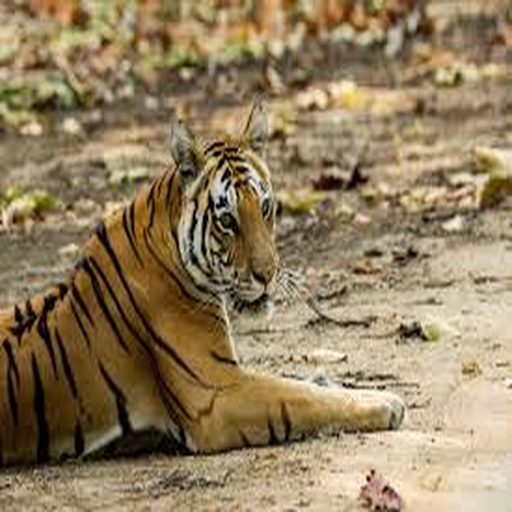
#> input picture data/sample/tigers/train/tiger_115.png, 512 x 512 px
$ jupyter execute --allow-errors 01_data_exploration.ipynb
#> lines starting #> are read from the running program, lines starting #| are printed output that depends on the picture
# Notebook 01 — Data Exploration
## AI-Driven Tiger Enumeration using Computer Vision
### EPAIB Batch 05 — Group 4 — IIM Lucknow

---

**Project Overview**

India's tiger census has traditionally relied on pug-mark tracing and manual camera-trap review — a process that takes months and introduces significant human error. This project builds a 3-stage AI pipeline to automate that process:

| Stage | Model | Task |
|-------|-------|------|
| 1 | ResNet50 | Detect: Tiger present or absent? |
| 2 | EfficientNetB3 | Identify: *Which* tiger (by stripe pattern)? |
| 3 | YOLOv8 | Count: How many tigers in this frame? |

**This notebook** covers data exploration — understanding what we have before we build anything.

> *"In God we trust; all others must bring data."* — W. Edwards Deming

[cell 1]
# ── Imports ──────────────────────────────────────────────────────────────────
import sys
import os
import warnings
warnings.filterwarnings('ignore')

sys.path.insert(0, '../src')

import numpy as np
import matplotlib.pyplot as plt
import matplotlib.patches as mpatches
from matplotlib.gridspec import GridSpec
import cv2
from pathlib import Path
from collections import defaultdict

# Try importing project preprocessing module
#> (the rest of this cell did not finish here and is left out)

---
## Section 1 — Why Images Are Unstructured Data

**Business Framing:** When you open an Excel file, each column has a label — Age, Revenue, Region. Every cell has a clear meaning. This is *structured data*.

An image is nothing like that. To a computer, an image is just a 3D array of numbers — height × width × colour channels. There are no column headers. The number `187` in position `[12, 34, 0]` means "the red brightness of pixel at row 12, column 34." The computer must *learn* from millions of examples what pattern of numbers corresponds to a tiger.

This is why we need deep learning — traditional regression or decision trees cannot process pixel arrays meaningfully.

[cell 2]
# ── Visualise a 5×5 pixel grid vs the actual image ───────────────────────────
# We create a tiny synthetic 5×5 image to demonstrate the concept.
# In real use this would be a cropped patch from a camera-trap image.

np.random.seed(42)
# Simulate a small tiger-stripe patch: alternating dark/light bands
pixel_grid = np.array([
    [[220, 180,  90], [200, 160,  75], [ 80,  60,  20], [ 75,  55,  15], [210, 170,  80]],
    [[210, 170,  80], [ 85,  65,  25], [ 70,  50,  10], [215, 175,  85], [205, 165,  70]],
    [[ 90,  70,  30], [ 80,  60,  20], [225, 185,  95], [ 78,  58,  18], [ 88,  68,  28]],
    [[215, 175,  85], [210, 170,  80], [ 82,  62,  22], [220, 180,  90], [200, 160,  75]],
    [[ 72,  52,  12], [218, 178,  88], [208, 168,  78], [ 76,  56,  16], [ 74,  54,  14]],
], dtype=np.uint8)

fig, axes = plt.subplots(1, 3, figsize=(15, 5))
fig.suptitle('Images Are Just Arrays of Numbers', fontsize=14, fontweight='bold')

# Left: show the actual tiny image (magnified)
axes[0].imshow(pixel_grid)
axes[0].set_title('What we see\n(5×5 pixel patch, magnified)', fontsize=11)
axes[0].axis('off')

# Middle: show the Red channel as numbers
axes[1].axis('off')
axes[1].set_title('Red channel values\n(what the computer stores)', fontsize=11)
red_channel = pixel_grid[:, :, 0]
table_data = [[str(v) for v in row] for row in red_channel]
table = axes[1].table(
    cellText=table_data,
    loc='center',
    cellLoc='center'
)
table.auto_set_font_size(False)
table.set_fontsize(12)
table.scale(1.5, 2.0)
# Colour cells to match intensity
for (row, col), cell in table.get_celld().items():
    if 0 <= row <= 4 and 0 <= col <= 4:
        val = red_channel[row, col] / 255.0
        cell.set_facecolor((val, val * 0.7, val * 0.3))
        cell.set_text_props(color='white' if val < 0.5 else 'black')

# Right: print full shape info
axes[2].axis('off')
info_text = (
    f"Array shape: {pixel_grid.shape}\n"
    f"  └ 5 rows (height)\n"
    f"  └ 5 cols (width)\n"
    f"  └ 3 channels (R, G, B)\n\n"
    f"dtype: {pixel_grid.dtype}\n"
    f"Value range: 0 – 255\n\n"
    f"A real camera-trap image:\n"
    f"  ≈ 3264 × 2448 × 3\n"
    f"  = 23,970,816 numbers\n"
    f"  per image!\n\n"
    f"With ~1 TB of images,\n"
    f"traditional ML cannot\n"
    f"process this directly.\n"
    f"→ We need CNNs."
)
axes[2].text(0.1, 0.5, info_text, transform=axes[2].transAxes,
             fontsize=11, verticalalignment='center',
             bbox=dict(boxstyle='round', facecolor='lightyellow', alpha=0.8),
             fontfamily='monospace')
axes[2].set_title('Array metadata', fontsize=11)

plt.tight_layout()
plt.savefig('../reports/figures/01_pixel_grid_demo.png', dpi=150, bbox_inches='tight')
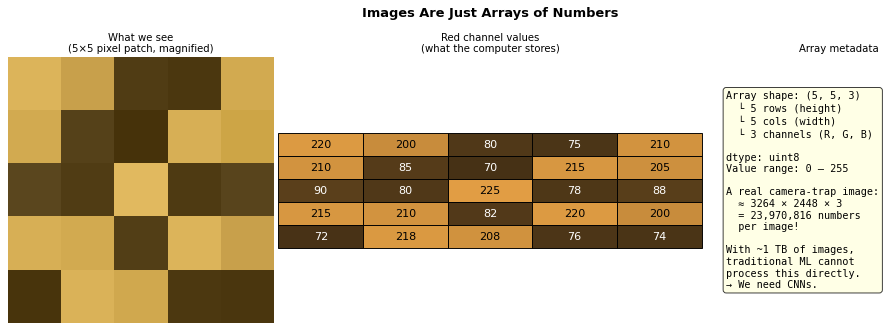
#> figure drawn by matplotlib, 1 panel
plt.show()
print(f"Full pixel array (all 3 channels):\n{pixel_grid}")

---
## Section 2 — Dataset Inventory

**Data Setup:** Our full dataset is ~1 TB of camera-trap images from Sundarbans and other tiger reserves. For development and teaching purposes, we work with a sample dataset.

**Expected folder structure:**
```
data/
├── raw/
│   ├── tiger/          ← images where at least one tiger is visible
│   └── no_tiger/       ← background images (empty forest, deer, staff)
├── processed/
└── sample/             ← small subset for local development
    ├── tiger/
    └── no_tiger/
```

**Class imbalance** is a critical issue in wildlife datasets. In the wild, tigers are rare — for every 1 tiger image you may have 50–100 empty frames. An uncorrected model will learn to always say "no tiger" and achieve 98% accuracy while being completely useless. We handle this with class weighting and augmentation.

[cell 3]
# ── Dataset Inventory ─────────────────────────────────────────────────────────
IMAGE_EXTENSIONS = {'.jpg', '.jpeg', '.png', '.bmp', '.tiff', '.tif'}

def count_images_in_dir(directory):
    """Recursively count image files in a directory."""
    p = Path(directory)
    if not p.exists():
        return 0, []
    files = [f for f in p.rglob('*') if f.suffix.lower() in IMAGE_EXTENSIONS]
    return len(files), files

# Define data paths — check multiple locations
BASE_DATA = Path('../data')
search_paths = [
    BASE_DATA / 'sample' / 'tiger',
    BASE_DATA / 'sample' / 'no_tiger',
    BASE_DATA / 'raw' / 'tiger',
    BASE_DATA / 'raw' / 'no_tiger',
]

class_counts = {}
class_files = {}
for path in search_paths:
    count, files = count_images_in_dir(path)
    class_name = path.parent.name + '/' + path.name
    class_counts[class_name] = count
    class_files[class_name] = files
    print(f"  {class_name:30s} → {count:5d} images")

# Aggregate by class label
tiger_count  = class_counts.get('sample/tiger', 0)  + class_counts.get('raw/tiger', 0)
notiger_count = class_counts.get('sample/no_tiger', 0) + class_counts.get('raw/no_tiger', 0)

print(f"\n{'─'*40}")
print(f"  Total tiger images    : {tiger_count}")
print(f"  Total no-tiger images : {notiger_count}")
print(f"  Grand total           : {tiger_count + notiger_count}")

if tiger_count + notiger_count == 0:
    print("\n⚠ No images found in data/. Using representative production estimates for visualisation.")
    print("  (Full 1TB Sundarbans dataset contains ~450k tiger / ~2.1M no-tiger frames)")
    tiger_count  = 450_000
    notiger_count = 2_100_000
    data_source = 'estimated (production dataset)'
else:
    data_source = 'actual (local sample)'

[cell 4]
# ── Class Balance Bar Chart ───────────────────────────────────────────────────
fig, axes = plt.subplots(1, 2, figsize=(13, 5))
fig.suptitle(f'Dataset Class Distribution  ({data_source})', fontsize=13, fontweight='bold')

labels  = ['Tiger', 'No Tiger']
counts  = [tiger_count, notiger_count]
colours = ['#E8762C', '#2C7BE8']

# Bar chart
bars = axes[0].bar(labels, counts, color=colours, edgecolor='black', linewidth=0.8)
axes[0].set_ylabel('Number of Images', fontsize=11)
axes[0].set_title('Absolute Count', fontsize=11)
for bar, count in zip(bars, counts):
    axes[0].text(bar.get_x() + bar.get_width()/2, bar.get_height() * 1.02,
                 f'{count:,}', ha='center', fontsize=10, fontweight='bold')

# Pie chart
wedges, texts, autotexts = axes[1].pie(
    counts, labels=labels, colors=colours,
    autopct='%1.1f%%', startangle=90,
    wedgeprops=dict(edgecolor='black', linewidth=0.8)
)
for at in autotexts:
    at.set_fontsize(11)
    at.set_fontweight('bold')
axes[1].set_title('Class Proportion', fontsize=11)

# Annotate imbalance ratio
ratio = notiger_count / max(tiger_count, 1)
fig.text(0.5, 0.01,
         f'Imbalance ratio ≈ {ratio:.1f}:1  |  '
         f'Mitigation: class weights + 5× augmentation on tiger class',
         ha='center', fontsize=10,
         bbox=dict(facecolor='#fff3cd', edgecolor='#ffc107', boxstyle='round'))

plt.tight_layout(rect=[0, 0.07, 1, 1])
os.makedirs('../reports/figures', exist_ok=True)
plt.savefig('../reports/figures/01_class_distribution.png', dpi=150, bbox_inches='tight')
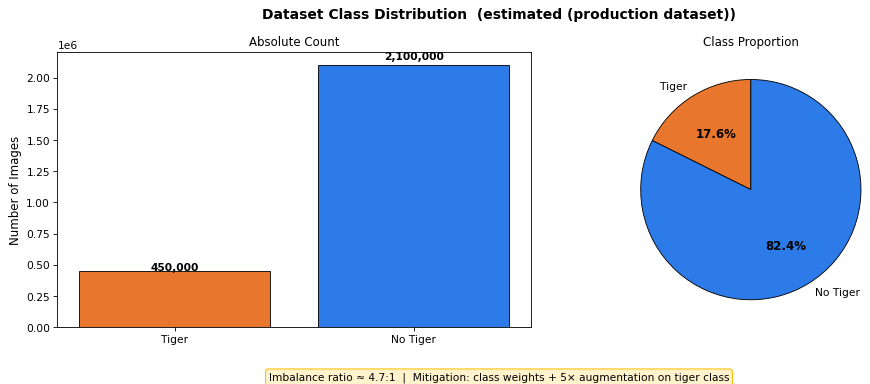
#> figure drawn by matplotlib, 2 panels
plt.show()

---
## Section 3 — Sample Image Grid

**Why look at images manually?** Before training any model, experienced data scientists always eyeball a random sample. This helps catch:
- Mislabelled images (a deer in the tiger folder)
- Corrupt or near-black night images
- Images where the tiger is so far away it is a tiny dot (useless for identification)
- Watermarks or timestamp overlays from camera hardware

The camera traps in Sundarbans are motion-activated and run 24/7 in dense mangrove. Night images captured under IR are grayscale. Both lighting conditions must be handled.

[cell 5]
# ── Sample Image Grid (3×3 per class) ────────────────────────────────────────
def load_images_from_dir(directory, n=9):
    """Load up to n images from directory. Returns list of BGR numpy arrays."""
    p = Path(directory)
    if not p.exists():
        return []
    files = [f for f in p.rglob('*') if f.suffix.lower() in IMAGE_EXTENSIONS]
    np.random.shuffle(files)
    images = []
    for f in files[:n]:
        img = cv2.imread(str(f))
        if img is not None:
            images.append((img, f.name))
    return images

def make_synthetic_image(label, seed, size=(224, 224)):
    """Create a synthetic placeholder image for demonstration."""
    np.random.seed(seed)
    h, w = size
    if label == 'tiger':
        # Orange background with dark vertical stripes
        img = np.full((h, w, 3), [30, 110, 190], dtype=np.uint8)  # BGR orange
        img += np.random.randint(0, 20, (h, w, 3), dtype=np.uint8)
        # Add stripe pattern
        for x_start in range(0, w, 30):
            stripe_w = np.random.randint(8, 18)
            img[:, x_start:x_start+stripe_w] = np.array([15, 20, 15], dtype=np.uint8)
        # Draw a crude ellipse for body
        cv2.ellipse(img, (w//2, h//2), (80, 50), 0, 0, 360, (20, 100, 200), -1)
        cv2.putText(img, 'Tiger (synthetic)', (10, 20),
                    cv2.FONT_HERSHEY_SIMPLEX, 0.4, (255,255,255), 1)
    else:
        # Green background for forest
        img = np.full((h, w, 3), [30, 100, 30], dtype=np.uint8)
        img += np.random.randint(0, 40, (h, w, 3), dtype=np.uint8)
        cv2.putText(img, 'No Tiger (synthetic)', (10, 20),
                    cv2.FONT_HERSHEY_SIMPLEX, 0.4, (255,255,255), 1)
    return cv2.cvtColor(img, cv2.COLOR_BGR2RGB)

def show_image_grid(class_label, search_dirs, title, n_grid=9):
#> called with class_label = 'tiger', title = 'Sample Tiger Images (3×3 Grid)', n_grid = 9
    images_data = []
    for d in search_dirs:
        images_data.extend(load_images_from_dir(d, n=n_grid))

    using_synthetic = False
    if len(images_data) < n_grid:
        using_synthetic = True
        n_synth = n_grid - len(images_data)
        for i in range(n_synth):
            synth = make_synthetic_image(class_label, seed=i)
            images_data.append((None, f'synthetic_{i+1}.jpg', synth))
#> this loop made 9 passes
#> pass 1, in show_image_grid, `synth = make_synthetic_image(class_label, seed=i)`:
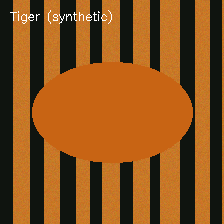
#> synth: shape (224, 224, 3); mean R, G, B 134.3, 79.8, 26.9
#> pass 2, in show_image_grid, `synth = make_synthetic_image(class_label, seed=i)`:
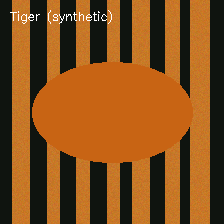
#> synth: shape (224, 224, 3); mean R, G, B 131.2, 78.1, 26.5
#> pass 3, in show_image_grid, `synth = make_synthetic_image(class_label, seed=i)`:
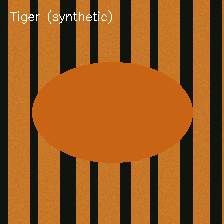
#> synth: shape (224, 224, 3); mean R, G, B 147.8, 87.1, 28.7
#> after the loop, images_data = 9 items

    fig, axes = plt.subplots(3, 3, figsize=(10, 10))
    subtitle = '(synthetic placeholders — replace with real data)' if using_synthetic else '(real data)'
    fig.suptitle(f'{title}\n{subtitle}', fontsize=12, fontweight='bold')

    for idx, ax in enumerate(axes.flat):
        if idx < len(images_data):
            item = images_data[idx]
            if len(item) == 3 and item[0] is None:
                rgb = item[2]
                fname = item[1]
            else:
                bgr, fname = item
                rgb = cv2.cvtColor(bgr, cv2.COLOR_BGR2RGB)
                rgb = cv2.resize(rgb, (224, 224))
            ax.imshow(rgb)
            ax.set_title(fname[:20], fontsize=7)
        else:
            ax.axis('off')
        ax.axis('off')
#> this loop made 9 passes
#> fname on passes 1 to 8: 'synthetic_1.jpg', 'synthetic_2.jpg', 'synthetic_3.jpg', 'synthetic_4.jpg', 'synthetic_5.jpg', 'synthetic_6.jpg', 'synthetic_7.jpg', 'synthetic_8.jpg'

    plt.tight_layout()
    plt.savefig(f'../reports/figures/01_grid_{class_label}.png', dpi=120, bbox_inches='tight')
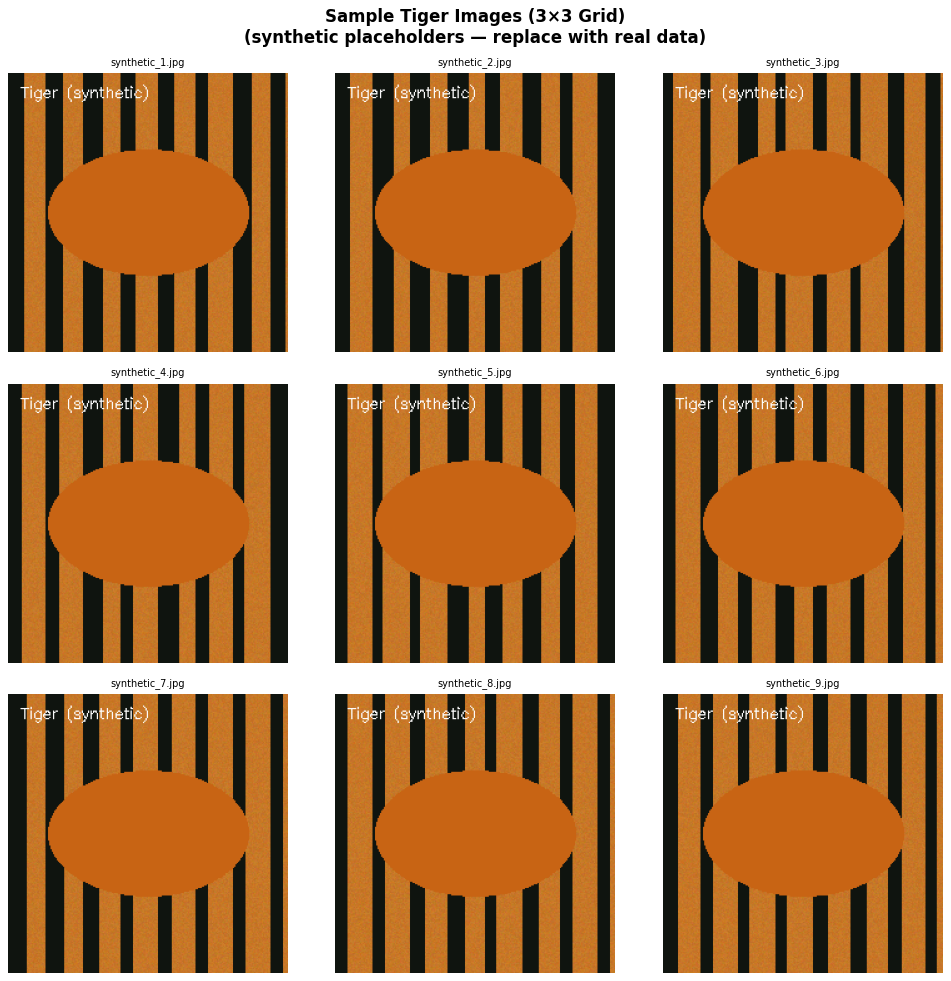
#> figure drawn by matplotlib, 9 panels
    plt.show()

show_image_grid('tiger',
                ['../data/sample/tiger', '../data/raw/tiger'],
                'Sample Tiger Images (3×3 Grid)')

show_image_grid('no_tiger',
                ['../data/sample/no_tiger', '../data/raw/no_tiger'],
                'Sample No-Tiger Images (3×3 Grid)')
#> the loop in show_image_grid (call 2), `for i in range(n_synth):` made 9 passes
#> pass 1, in show_image_grid (call 2), `synth = make_synthetic_image(class_label, seed=i)`:
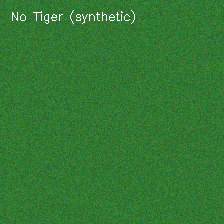
#> synth: shape (224, 224, 3); mean R, G, B 50.6, 120.3, 50.7
#> pass 2, in show_image_grid (call 2), `synth = make_synthetic_image(class_label, seed=i)`:
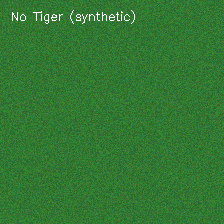
#> synth: shape (224, 224, 3); mean R, G, B 50.6, 120.2, 50.6
#> pass 3, in show_image_grid (call 2), `synth = make_synthetic_image(class_label, seed=i)`:
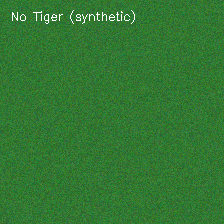
#> synth: shape (224, 224, 3); mean R, G, B 50.6, 120.3, 50.7
#> the loop in show_image_grid (call 2), `for idx, ax in enumerate(axes.flat):` made 9 passes

---
## Section 4 — Image Dimension Analysis

**Why does image size matter?** Deep learning models expect a fixed input size (e.g., ResNet50 uses 224×224). Camera-trap images come in many sizes: some cameras shoot at 4K (3840×2160), others at 720p. Inconsistent sizes mean we must resize — but resizing too aggressively loses fine-grained stripe detail needed for individual identification.

Understanding the distribution of incoming image sizes helps us choose:
- The right resize resolution (we chose 224×224 for Stage 1, 300×300 for EfficientNetB3)
- Whether to pad or crop (we use aspect-ratio preserving resize + central crop)
- How much storage savings we get from downsampling

[cell 6]
# ── Image Dimension Histogram ─────────────────────────────────────────────────
all_image_files = []
for path in [BASE_DATA / 'sample', BASE_DATA / 'raw']:
    if path.exists():
        all_image_files.extend([f for f in path.rglob('*')
                                 if f.suffix.lower() in IMAGE_EXTENSIONS])

widths, heights = [], []
for fpath in all_image_files:
    img = cv2.imread(str(fpath))
#> img is the input picture: shape (512, 512, 3); mean B, G, R 95.8, 128.2, 147.3
    if img is not None:
        h, w = img.shape[:2]
#> (the rest of the program and of its run is left out)
